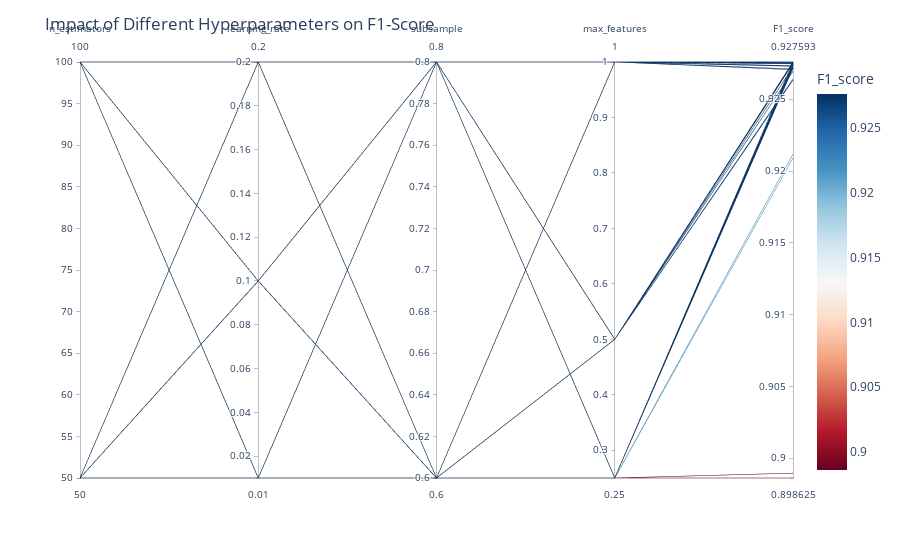

Write notebook code for a chart like this one.
### Code cell
# Impact of Different Hyperparameters
# Hyperparameters to test (additional ones introduced)
n_estimators_values = [50, 100]
learning_rate_values = [0.01, 0.1, 0.2]
subsample_values = [0.6, 0.8]
max_features_values = [0.25, 0.5, 1.0]

# Lists to store results
results = []

for n_estimators in n_estimators_values:
    for learning_rate in learning_rate_values:
        for subsample in subsample_values:
            for max_features in max_features_values:
                # Initialize the GradientBoostingClassifier with current hyperparameters
                gbm = GradientBoostingClassifier(
                    n_estimators=n_estimators,
                    learning_rate=learning_rate,
                    subsample=subsample,
                    max_features=max_features,
                    random_state=42
                )
                gbm.fit(X_train, y_train)

                # Make predictions on the test set
                y_pred = gbm.predict(X_test)

                # Calculate the F1-score
                f1 = f1_score(y_test, y_pred)

                results.append((n_estimators, learning_rate, subsample, max_features, f1))

# Create a DataFrame for parallel coordinate plots
df1 = pd.DataFrame(results, columns=['n_estimators', 'learning_rate', 'subsample', 'max_features', 'F1_score'])

import plotly.express as px
# Create a parallel coordinates plot with Plotly
fig = px.parallel_coordinates(df1, color="F1_score", color_continuous_scale=px.colors.colorbrewer.RdBu) 
fig.update_layout(
    title="Impact of Different Hyperparameters on F1-Score",
    xaxis_title="Hyperparameters",
    yaxis_title="F1-Score",
)
fig.show()

### Figure 1 — Plotly figure (JSON) as saved in the notebook; plotly's stock layout.template omitted (floating-point values rounded to 4 significant figures)
{"data": [{"dimensions": [{"label": "n_estimators", "values": [50, 50, 50, 50, 50, 50, 50, 50, 50, 50, 50, 50, 50, 50, 50, 50, 50, 50, 100, 100, 100, 100, 100, 100, 100, 100, 100, 100, 100, 100, 100, 100, 100, 100, 100, 100]}, {"label": "learning_rate", "values": [0.01, 0.01, 0.01, 0.01, 0.01, 0.01, 0.1, 0.1, 0.1, 0.1, 0.1, 0.1, 0.2, 0.2, 0.2, 0.2, 0.2, 0.2, 0.01, 0.01, 0.01, 0.01, 0.01, 0.01, 0.1, 0.1, 0.1, 0.1, 0.1, 0.1, 0.2, 0.2, 0.2, 0.2, 0.2, 0.2]}, {"label": "subsample", "values": [0.6, 0.6, 0.6, 0.8, 0.8, 0.8, 0.6, 0.6, 0.6, 0.8, 0.8, 0.8, 0.6, 0.6, 0.6, 0.8, 0.8, 0.8, 0.6, 0.6, 0.6, 0.8, 0.8, 0.8, 0.6, 0.6, 0.6, 0.8, 0.8, 0.8, 0.6, 0.6, 0.6, 0.8, 0.8, 0.8]}, {"label": "max_features", "values": [0.25, 0.5, 1.0, 0.25, 0.5, 1.0, 0.25, 0.5, 1.0, 0.25, 0.5, 1.0, 0.25, 0.5, 1.0, 0.25, 0.5, 1.0, 0.25, 0.5, 1.0, 0.25, 0.5, 1.0, 0.25, 0.5, 1.0, 0.25, 0.5, 1.0, 0.25, 0.5, 1.0, 0.25, 0.5, 1.0]}, {"label": "F1_score", "values": [0.899, 0.9264, 0.9276, 0.8986, 0.9263, 0.9276, 0.9276, 0.9276, 0.9276, 0.9276, 0.9276, 0.9275, 0.9274, 0.9276, 0.9273, 0.9273, 0.9275, 0.9273, 0.9212, 0.9276, 0.9276, 0.9209, 0.9276, 0.9276, 0.9275, 0.9275, 0.9273, 0.9275, 0.9275, 0.9275, 0.9273, 0.927, 0.9271, 0.9272, 0.9273, 0.9271]}], "domain": {"x": [0, 1], "y": [0, 1]}, "line": {"color": [0.899, 0.9264, 0.9276, 0.8986, 0.9263, 0.9276, 0.9276, 0.9276, 0.9276, 0.9276, 0.9276, 0.9275, 0.9274, 0.9276, 0.9273, 0.9273, 0.9275, 0.9273, 0.9212, 0.9276, 0.9276, 0.9209, 0.9276, 0.9276, 0.9275, 0.9275, 0.9273, 0.9275, 0.9275, 0.9275, 0.9273, 0.927, 0.9271, 0.9272, 0.9273, 0.9271], "coloraxis": "coloraxis"}, "name": "", "type": "parcoords"}], "layout": {"coloraxis": {"colorbar": {"title": {"text": "F1_score"}}, "colorscale": [[0, "rgb(103,0,31)"], [0.1, "rgb(178,24,43)"], [0.2, "rgb(214,96,77)"], [0.3, "rgb(244,165,130)"], [0.4, "rgb(253,219,199)"], [0.5, "rgb(247,247,247)"], [0.6, "rgb(209,229,240)"], [0.7, "rgb(146,197,222)"], [0.8, "rgb(67,147,195)"], [0.9, "rgb(33,102,172)"], [1, "rgb(5,48,97)"]]}, "legend": {"tracegroupgap": 0}, "margin": {"t": 60}, "title": {"text": "Impact of Different Hyperparameters on F1-Score"}, "xaxis": {"title": {"text": "Hyperparameters"}}, "yaxis": {"title": {"text": "F1-Score"}}}}
